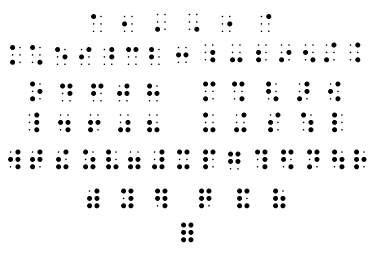
#> input picture images/dot1.jpg, 384 x 258 px
$ python convex_hull.py   (older library calls are emulated)
#> lines starting #> are read from the running program, lines starting #| are printed output that depends on the picture; after the words box and inside, x2 and y2 are one past the last pixel; in counts of white or black regions, pixels touching at a corner belong together
import cv2
import matplotlib.pyplot as plt

img = cv2.imread('./images/dot1.jpg')
#> img is the input picture: shape (258, 384, 3); min 0, max 255, mean 243.6
img_gray = cv2.cvtColor(img, cv2.COLOR_BGR2GRAY)

ret, thresh = cv2.threshold(img_gray, 127, 255, cv2.THRESH_BINARY)
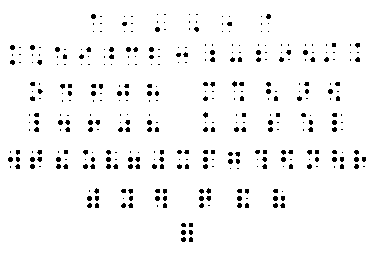
#> thresh: shape (258, 384); 96.1% white; 373 black regions (313 under 20 px)
im2, contours, hierachy = cv2.findContours(thresh, cv2.RETR_TREE,
                                           cv2.CHAIN_APPROX_NONE)
#> contours = 374 contours, 181 with area under 20; largest, box (x1, y1, x2, y2) and area: (0, 0, 384, 258) 98431, (180, 229, 187, 236) 28, (272, 195, 279, 202) 28, (236, 195, 243, 202) 28, (198, 195, 205, 202) 28

# print("contours", contours)
# print("hierachy", hierachy)

hull = [cv2.convexHull(c) for c in contours]
#> hull = 374 contours, 181 with area under 20; largest, box (x1, y1, x2, y2) and area: (0, 0, 384, 258) 98431, (29, 95, 36, 102) 28, (180, 229, 187, 236) 28, (272, 195, 279, 202) 28, (236, 195, 243, 202) 28

final = cv2.drawContours(img, hull, -1, (0, 0, 255), 3)
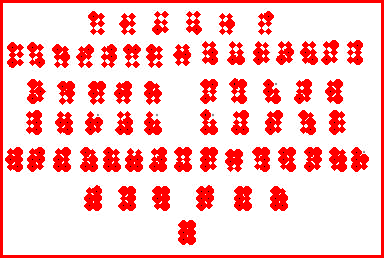
#> final: shape (258, 384, 3); mean B, G, R 197.8, 197.8, 254.2
img = cv2.cvtColor(img, cv2.COLOR_BGR2RGB)

plt.imshow(img, cmap='gray')
plt.show()
